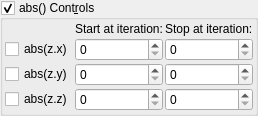
    <widget class="MyGroupBox" name="groupCheck_transf_function_enabledN_false">
     <property name="toolTip">
      <string/>
     </property>
     <property name="title">
      <string>abs() Cont&amp;rols</string>
     </property>
     <property name="checkable">
      <bool>true</bool>
     </property>
     <layout class="QVBoxLayout" name="verticalLayout_54">
      <property name="spacing">
       <number>2</number>
      </property>
      <property name="leftMargin">
       <number>2</number>
      </property>
      <property name="topMargin">
       <number>2</number>
      </property>
      <property name="rightMargin">
       <number>2</number>
      </property>
      <property name="bottomMargin">
       <number>2</number>
      </property>
      <item>
       <layout class="QGridLayout" name="gridLayout" columnstretch="0,1,1">
        <property name="verticalSpacing">
         <number>2</number>
        </property>
        <item row="3" column="0">
         <widget class="MyCheckBox" name="checkBox_transf_function_enabledAz_false">
          <property name="text">
           <string notr="true">abs(z.z)</string>
          </property>
         </widget>
        </item>
        <item row="2" column="1">
         <widget class="MySpinBox" name="spinboxInt_transf_start_iterations_Y">
          <property name="sizePolicy">
           <sizepolicy hsizetype="Minimum" vsizetype="Maximum">
            <horstretch>0</horstretch>
            <verstretch>0</verstretch>
           </sizepolicy>
          </property>
          <property name="maximum">
           <number>999</number>
          </property>
         </widget>
        </item>
        <item row="1" column="0">
         <widget class="MyCheckBox" name="checkBox_transf_function_enabledAx_false">
          <property name="text">
           <string notr="true">abs(z.x)</string>
          </property>
         </widget>
        </item>
        <item row="2" column="0">
         <widget class="MyCheckBox" name="checkBox_transf_function_enabledAy_false">
          <property name="text">
           <string notr="true">abs(z.y)</string>
          </property>
         </widget>
        </item>
        <item row="3" column="2">
         <widget class="MySpinBox" name="spinboxInt_transf_stop_iterations_Z">
          <property name="sizePolicy">
           <sizepolicy hsizetype="Minimum" vsizetype="Maximum">
            <horstretch>0</horstretch>
            <verstretch>0</verstretch>
           </sizepolicy>
          </property>
          <property name="maximum">
           <number>999</number>
          </property>
         </widget>
        </item>
        <item row="1" column="1">
         <widget class="MySpinBox" name="spinboxInt_transf_start_iterations_X">
          <property name="sizePolicy">
           <sizepolicy hsizetype="Minimum" vsizetype="Maximum">
            <horstretch>0</horstretch>
            <verstretch>0</verstretch>
           </sizepolicy>
          </property>
          <property name="maximum">
           <number>999</number>
          </property>
         </widget>
        </item>
        <item row="1" column="2">
         <widget class="MySpinBox" name="spinboxInt_transf_stop_iterations_X">
          <property name="sizePolicy">
           <sizepolicy hsizetype="Minimum" vsizetype="Maximum">
            <horstretch>0</horstretch>
            <verstretch>0</verstretch>
           </sizepolicy>
          </property>
          <property name="maximum">
           <number>999</number>
          </property>
         </widget>
        </item>
        <item row="3" column="1">
         <widget class="MySpinBox" name="spinboxInt_transf_start_iterations_Z">
          <property name="sizePolicy">
           <sizepolicy hsizetype="Minimum" vsizetype="Maximum">
            <horstretch>0</horstretch>
            <verstretch>0</verstretch>
           </sizepolicy>
          </property>
          <property name="maximum">
           <number>999</number>
          </property>
         </widget>
        </item>
        <item row="2" column="2">
         <widget class="MySpinBox" name="spinboxInt_transf_stop_iterations_Y">
          <property name="sizePolicy">
           <sizepolicy hsizetype="Minimum" vsizetype="Maximum">
            <horstretch>0</horstretch>
            <verstretch>0</verstretch>
           </sizepolicy>
          </property>
          <property name="maximum">
           <number>999</number>
          </property>
         </widget>
        </item>
        <item row="0" column="2">
         <widget class="QLabel" name="label_250">
          <property name="text">
           <string>Stop at iteration:</string>
          </property>
         </widget>
        </item>
        <item row="0" column="1">
         <widget class="QLabel" name="label_251">
          <property name="text">
           <string>Start at iteration:</string>
          </property>
         </widget>
        </item>
       </layout>
      </item>
     </layout>
    </widget>
